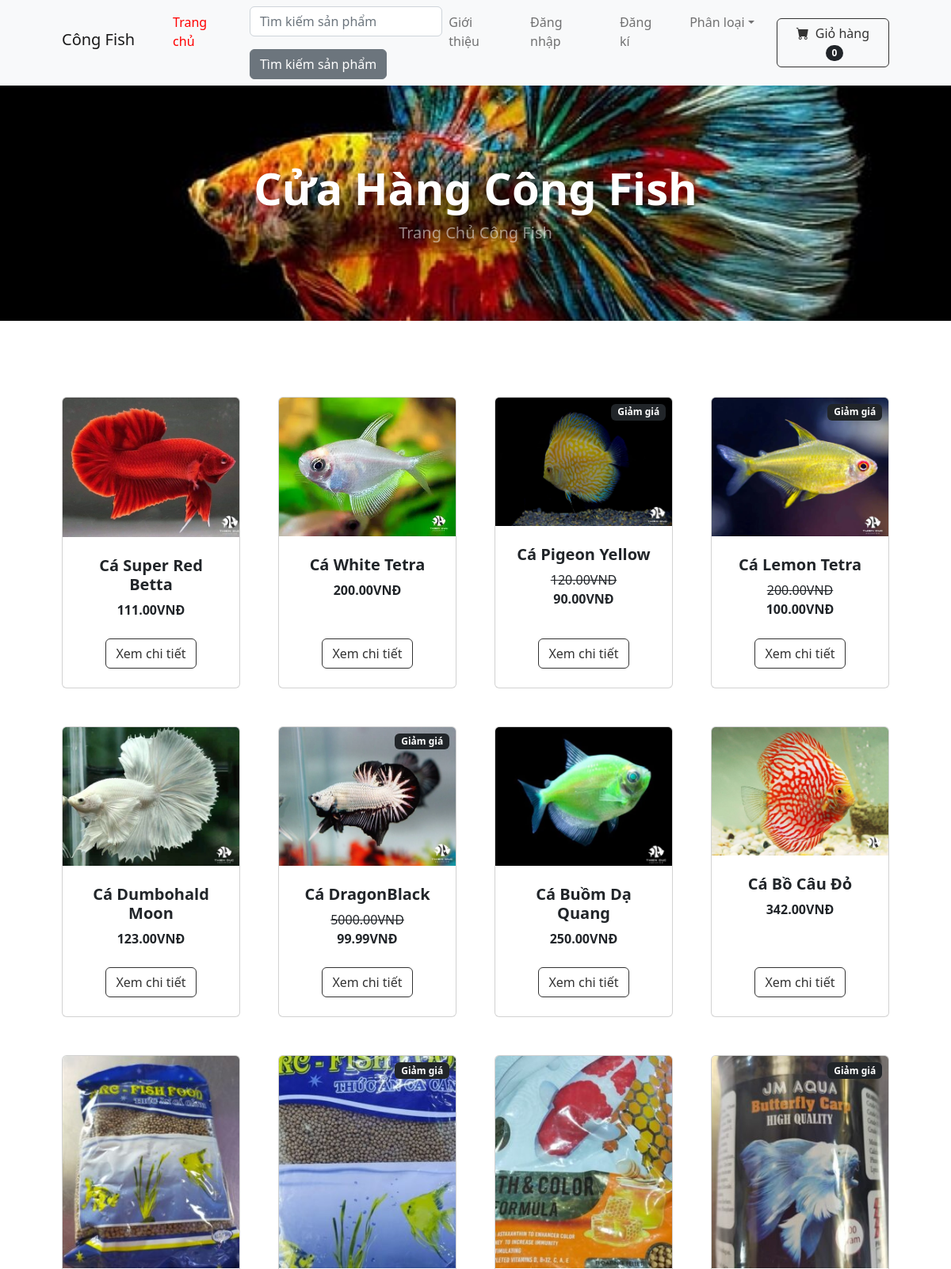
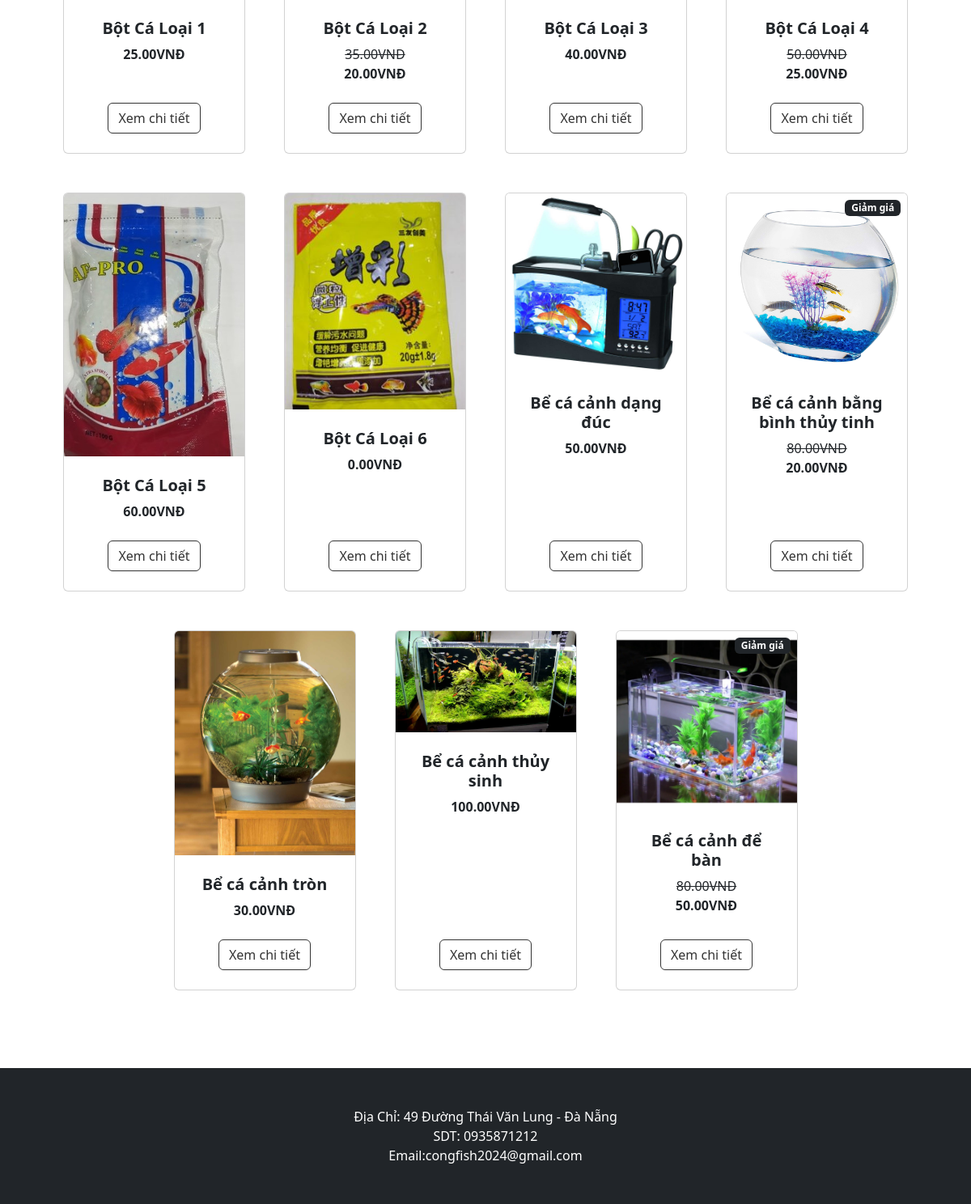
The page / on the database its author committed (2 pictures, top to bottom).
### store/models.py (models this page shows, shortened)
class Product(models.Model):
    name = models.CharField(max_length=100)
    price = models.DecimalField(default=0, decimal_places=2, max_digits=6)
    category = models.ForeignKey(Category, on_delete=models.CASCADE, default=1)
    description = models.CharField(max_length=100000, default='', blank=True, null=True)
    image = models.ImageField(upload_to='uploads/product/')
    is_sale = models.BooleanField(default=False)
    sale_price = models.DecimalField(default=0, decimal_places=2, max_digits=6)

### store/views.py (the view)
# urls.py: path('', views.home, name='home'),
def home(request):
    products = Product.objects.all()
    return render(request, 'home.html', {'products':products})

### cart/cart.py (called while the page is built)
    def __len__(self):
        return len(self.cart)

### cart/context_processors.py (called while the page is built)
def cart(request):
    return{'cart': Cart(request)}

### store/templates/home.html (shortened to what this page needs)
{% extends 'base.html' %}
{% load static%}
{% block content %}
        <header class="bg-fish py-5">
    <div class="container px-4 px-lg-5 my-5">
        <div class=" text text-center text-white">
            <h1 class="display-4 fw-bolder">Cửa Hàng Công Fish</h1>
            <p class="lead fw-normal text-white-50 mb-0">Trang Chủ Công Fish</p>
        </div>
    </div>
</header>
        <section class="py-5">
            <div class="container px-4 px-lg-5 mt-5">
                <div class="row gx-4 gx-lg-5 row-cols-2 row-cols-md-3 row-cols-xl-4 justify-content-center">
                    {% for product in products %}
                        {% if product.is_sale %}
                    <div class="col mb-5">
                        <div class="card h-100">
                            <div class="badge bg-dark text-white position-absolute" style="top: 0.5rem; right: 0.5rem">Giảm giá</div>
                            <img class="card-img-top" src="{{ product.image.url }}" alt="..." />
                            <div class="card-body p-4">
                                <div class="text-center">
                                    <h5 class="fw-bolder">{{ product.name }}</h5>
                                    <strike class="product-price">{{product.price}}VNĐ</strike> <br />
                                    <strong class="product-price">{{product.sale_price}}VNĐ</strong>
                                </div>
                            </div>
                            <div class="card-footer p-4 pt-0 border-top-0 bg-transparent">
                                <div class="text-center"><a class="btn btn-outline-dark mt-auto" href="{% url 'product' product.id %}">Xem chi tiết</a></div>
                            </div>
                        </div>
                    </div>
                    {%else%}
                    <div class="col mb-5">
                        <div class="card h-100">
                            <img class="card-img-top" src="{{ product.image.url }}" alt="..." />
                            <div class="card-body p-4">
                                <div class="text-center">
                                    <h5 class="fw-bolder">{{ product.name }}</h5>
                                    <strong class="product-price">{{product.price}}VNĐ</strong>
                                </div>
                            </div>
                            <div class="card-footer p-4 pt-0 border-top-0 bg-transparent">
                                <div class="text-center"><a class="btn btn-outline-dark mt-auto" href="{% url 'product' product.id %}">Xem chi tiết</a></div>
                            </div>
                        </div>
                    </div>
                        {% endif %}
                    {% endfor %}
                </div>
            </div>
        </section>
{% endblock %}

### store/templates/base.html (shortened to what this page needs)
{% load static %}
<!DOCTYPE html>
<html lang="en">
    <head>
        <link href="https://cdn.jsdelivr.net/npm/bootstrap-icons@1.5.0/font/bootstrap-icons.css" rel="stylesheet" />
        <link href="{% static 'css/styles.css' %}" rel="stylesheet" />
    </head>
    <body>
        {% include 'navbar.html' %}
        {% block content %}
        {% endblock %}
        <footer class="py-5 bg-dark">
            <div class="container"><p class="m-0 text-center text-white">Địa Chỉ: 49 Đường Thái Văn Lung - Đà Nẵng <br/> SDT: 0935871212 <br/>Email:congfish2024@gmail.com</p></div>
        </footer>
    </body>
</html>

### store/templates/navbar.html (shortened to what this page needs)
        <nav class="navbar navbar-expand-lg navbar-light bg-light">
            <div class="container px-4 px-lg-5">
                <h1 class="navbar-brand" href="{% url 'home' %}">Công Fish</h1>
                <div class="collapse navbar-collapse" id="navbarSupportedContent">
                    <ul class="navbar-nav me-auto mb-2 mb-lg-0 ms-lg-4">
                        <li class="nav-item"><a class="nav-link active" aria-current="page" href="{% url 'home' %}">Trang chủ</a></li>
                        <li class="nav-item">                    <form method="POST" action="{% url 'search' %}">
                        <div class="mb-3">
                            <input type="text" class="form-control" placeholder="Tìm kiếm sản phẩm" name="searched">
                        </div>
                        <button type="submit" class="btn btn-secondary">Tìm kiếm sản phẩm</button>
                    </form></li>
                        <li class="nav-item"><a class="nav-link" href="{% url 'about' %}">Giới thiệu</a></li>
            {% if user.is_authenticated %}
                    <li class="nav-item dropdown">
                        <a class="nav-link dropdown-toggle" id="navbarDropdown" href="#" role="button" data-bs-toggle="dropdown" aria-expanded="false">Tài khoản người dùng</a>
                            <ul class="dropdown-menu" aria-labelledby="navbarDropdown">
                                <li><a class="dropdown-item" href="{% url 'update_user' %}">Hồ sơ người dùng</a></li>
                                <li><hr class="dropdown-divider" /></li>
                                <li><a class="dropdown-item" href="{% url 'update_info' %}">Thông tin người dùng</a></li>
                                <li><hr class="dropdown-divider" /></li>
                                <li><a class="dropdown-item" href="{% url 'logout' %}">Đăng xuất</a></li>
                            </ul>
                    </li>
            {% else %}
                <li class="nav-item"><a class="nav-link" href="{% url 'login' %}">Đăng nhập</a></li>
                <li class="nav-item"><a class="nav-link" href="{% url 'register' %}">Đăng kí</a></li>
            {% endif %}
                        <li class="nav-item dropdown">
                            <a class="nav-link dropdown-toggle" id="navbarDropdown" href="#" role="button" data-bs-toggle="dropdown" aria-expanded="false">Phân loại</a>
                        </li>
                    </ul>
                    <form class="d-flex">
<a href="{% url 'cart_summary' %}" class="btn btn-outline-dark">
    <i class="bi-cart-fill me-1"></i>
    Giỏ hàng
    <span class="badge bg-dark text-white ms-1 rounded-pill" id="cart_quantity">
    {{ cart|length }}
    </span></a>
                    </form>
                </div>
            </div>
        </nav>

### store/templates/navbar.html (style rules this page uses)
.navbar { background-color: #ffffff; }
.navbar-nav .nav-link { margin-right: 20px; }
.navbar-nav .nav-link:hover, .navbar-nav .nav-link.active { color: #ff0000; }
.btn-outline-dark { border-color: #333333; color: #333333; }

### rows shown on the page
Product: image (picture), name "Cá Super Red Betta", price "111.00"
Product: image (picture), name "Cá White Tetra", price "200.00"
Product: image (picture), name "Cá Pigeon Yellow", price "120.00", sale_price "90.00"
Product: image (picture), name "Cá Lemon Tetra", price "200.00", sale_price "100.00"
Product: image (picture), name "Cá Dumbohald Moon", price "123.00"
Product: image (picture), name "Cá DragonBlack", price "5000.00", sale_price "99.99"
Product: image (picture), name "Cá Buồm Dạ Quang", price "250.00"
Product: image (picture), name "Cá Bồ Câu Đỏ", price "342.00"
Product: image (picture), name "Bột Cá Loại 1", price "25.00"
Product: image (picture), name "Bột Cá Loại 2", price "35.00", sale_price "20.00"
Product: image (picture), name "Bột Cá Loại 3", price "40.00"
Product: image (picture), name "Bột Cá Loại 4", price "50.00", sale_price "25.00"
Product: image (picture), name "Bột Cá Loại 5", price "60.00"
Product: image (picture), name "Bột Cá Loại 6", price "0.00"
Product: image (picture), name "Bể cá cảnh dạng đúc", price "50.00"
Product: image (picture), name "Bể cá cảnh bằng bình thủy tinh", price "80.00", sale_price "20.00"
Product: image (picture), name "Bể cá cảnh tròn", price "30.00"
Product: image (picture), name "Bể cá cảnh thủy sinh", price "100.00"
Product: image (picture), name "Bể cá cảnh để bàn", price "80.00", sale_price "50.00"

### other values the page prints
{{ cart|length }} "0"
